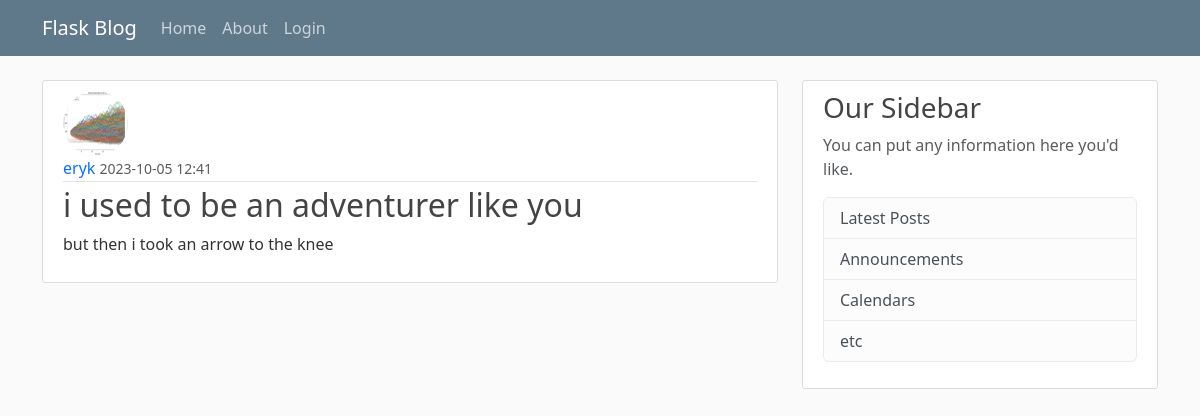
Page /post/11 on the earlier database version.
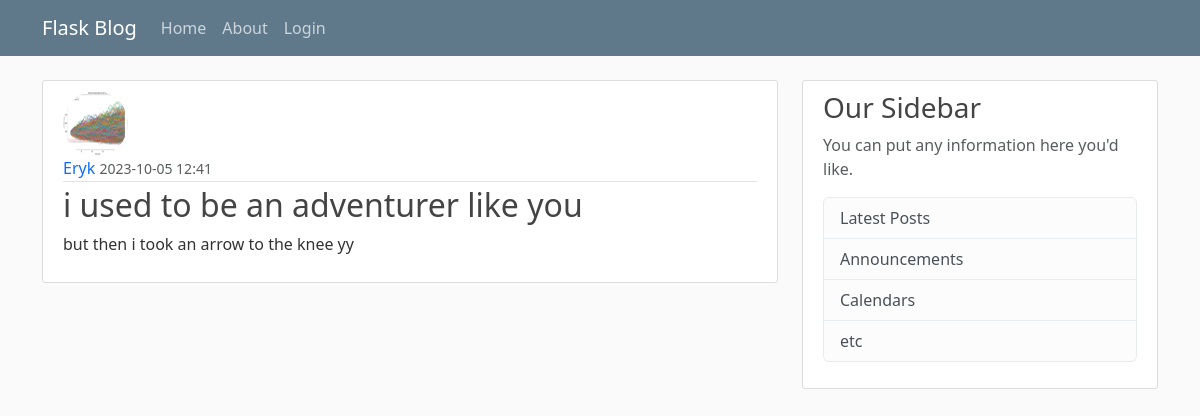
Same page on the later database version.
### blog/models.py (models this page shows, shortened)
class User(db.Model, UserMixin):
    id = db.Column(db.Integer, primary_key=True)
    username = db.Column(db.String(20), unique=True, nullable=False)
    email = db.Column(db.String(120), unique=True, nullable=False)
    image_file = db.Column(db.String(20), nullable=False, default='default.jpg')
    password = db.Column(db.String(60), nullable=False)
    posts = db.relationship('Post', backref='author', lazy=True)

class Post(db.Model):
    id = db.Column(db.Integer, primary_key=True)
    title = db.Column(db.String(100), nullable=False)
    date_posted = db.Column(db.DateTime, nullable=False, default=datetime.utcnow)
    content = db.Column(db.Text, nullable=False)
    user_id = db.Column(db.Integer, db.ForeignKey('user.id'), nullable=False)

### blog/posts/routes.py (the view)
@posts.route("/post/<int:post_id>")
def post(post_id):
	post = Post.query.get_or_404(post_id)
	return render_template('post.html', title=post.title, post=post)

### blog/templates/post.html (shortened to what this page needs)
{% extends "layout.html" %}
{% block content %}
    <article class="media content-section">
        <img class="rounded-circle article-img" src="{{ url_for('static', filename='profile_pics/' + post.author.image_file) }}">
        <div class="media-body">
            <div class="article-metadata">
                <a class="mr-2" href="{{ url_for('users.user_posts', username=post.author.username) }}" style="text-decoration: none;">{{ post.author.username }}</a>
                <small class="text-muted">{{ post.date_posted.strftime('%Y-%m-%d %H:%M') }}</small>
            </div>
            <h2 class="article-title">{{ post.title }}</h2>
            <p class="article-content">{{ post.content }}</p>
        </div>
    </article>
{% endblock content %}

Differences in the rows shown:
changed User: author.username "eryk" → "Eryk"
changed Post "i used to be an adventurer like you": content "but then i took an arrow to the knee" → "but then i took an arrow to the knee yy"
